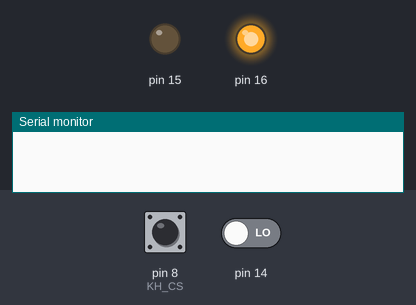
Bench run of a program on a simulated Arduino Micro, built with avr-gcc and run on an emulated ATmega32U4. Parts: output pins drawn as LEDs (lit = HIGH), the last lines printed to the serial monitor. Inputs (shaded band) come from the test bench; at power-on: pin 8 (KH_CS) HIGH, pin 14 LOW.

Above: at 1.2 s.
1.3 s: pin 8 (KH_CS) pulled LOW for 0.15 s
At 1.39 s:
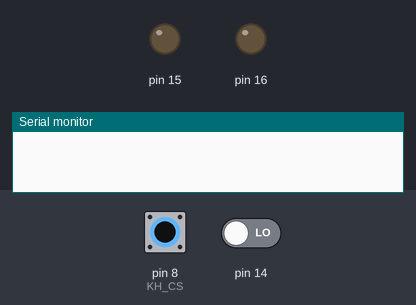
2.9 s: pin 8 (KH_CS) pulled LOW for 1 s
At 4.5 s:
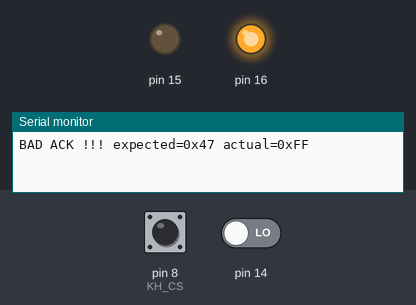
Timing chart, 0 to 6.0 s (numbered marks = the images above; inputs shaded):
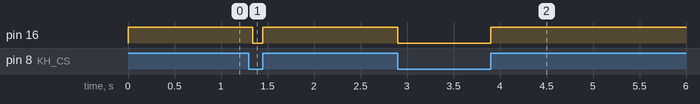

Measured:
- after the input at 1.3 s, pin 16: HIGH → LOW at once, → HIGH 0.11 s later
- after the input at 2.9 s, pin 16: HIGH → LOW at once, → HIGH 1.0 s later

The program:

main.cpp
```cpp
#include <Arduino.h>

#include "kh970client.h"

KH970Client khClient;

void setup() {
  Serial.begin(115200);
  khClient.begin();
}

uint8_t default_pattern[] = {0x55, 0x55, 0x55, 0x55, 0x55, 0x55, 0x55, 0x55, 0x55,
                           0x55, 0x55, 0x55, 0x55, 0x55, 0x55, 0x55, 0x55, 0x55,
                           0x55, 0x55, 0x55, 0x55, 0x55, 0x55, 0x55};

void loop() {
#ifdef TXLED0
  if (millis() % 1000 < 500)
    TXLED1;
  else
    TXLED0;
#endif
  khClient.set_pattern(default_pattern);

  khClient.update();
}
```

kh970client.cpp
```cpp
#include <Arduino.h>

#include "kh970client.h"

#ifndef TXLED0

#define TXLED0
#define TXLED1
#define RXLED0
#define RXLED1

#endif

#define MSG_BEGIN 0x47
#define MSG_END 0x87

#define CLOCK_PERIOD 100

struct CSI {
  uint8_t outByte, inByte;
  uint8_t bitIndex;

  enum State {
    STATE_IDLE,
    STATE_START,
    STATE_TRANSFER,
    STATE_FINISH,
    STATE_WAIT_CS_UP,
  };

  State state;
  unsigned long delayStartMicros;

  void begin() {
    state = STATE_IDLE;
    digitalWrite(KH_SCK, LOW);
  }

  bool update() {
    if (state == STATE_START) {
      if (digitalRead(KH_CS) == HIGH) {
        return true;
      }
      digitalWrite(KH_MOSI, LOW);
      digitalWrite(KH_SCK, LOW);
      delayStartMicros = micros();
      state = STATE_TRANSFER;
    } else if (state == STATE_TRANSFER) {
      if (micros() - delayStartMicros < CLOCK_PERIOD / 2) {
        return true;
      }
      delayStartMicros = micros();
      if ((bitIndex & 1) == 0) {
        if (outByte & 1)
          digitalWrite(KH_MOSI, HIGH);
        else
          digitalWrite(KH_MOSI, LOW);
        outByte >>= 1;
        digitalWrite(KH_SCK, HIGH);
      } else {
        inByte >>= 1;
        if (digitalRead(KH_MISO) == LOW) {
          inByte |= 0x80;
        }
        digitalWrite(KH_SCK, LOW);
      }
      bitIndex++;
      if (bitIndex >= 16) {
        state = STATE_FINISH;
      }
    } else if (state == STATE_FINISH) {
      delayMicroseconds(1);
      digitalWrite(KH_MOSI, LOW);
      state = STATE_WAIT_CS_UP;
    } else {
      if (digitalRead(KH_CS) == HIGH) {
        state = STATE_IDLE;
      }
    }
    return state != STATE_IDLE;
  }

  void sendOut(uint8_t mosiVal) {
    inByte = 0;
    outByte = mosiVal;
    bitIndex = 0;
    digitalWrite(KH_MOSI, HIGH);
    state = STATE_START;
  }
};

CSI csi;

void force_reboot() {
  // By signaling readiness but not responding, the CB1 forces the bed to reboot
  digitalWrite(KH_MOSI, HIGH);
  delay(3000);
}

bool check(uint8_t actual, uint8_t expected) {
  if (actual != expected) {
    Serial.print("BAD ACK !!! expected=0x");
    Serial.print(expected, 16);
    Serial.print(" actual=0x");
    Serial.println(actual, 16);
    TXLED1;
    RXLED1;
    force_reboot();
    return false;
  }
  return true;
}

KH970Client::KH970Client() {
  bytesToSend = 0;
  state = STATE_INIT;
  booted = false;
}

void KH970Client::begin() {
  csi.begin();
  pinMode(KH_CS, INPUT_PULLUP);
  pinMode(KH_MOSI, OUTPUT);
  pinMode(KH_SCK, OUTPUT);
}

void KH970Client::append(uint8_t val) { outBytes[bytesToSend++] = val; }

void KH970Client::update() {
  if (csi.update())
    return;
  if (state == STATE_INIT) {
    RXLED1;
    csi.sendOut(MSG_BEGIN);
    state = STATE_INIT_ACK;
  } else if (state == STATE_INIT_ACK) {
    bedVal = csi.inByte;
    csi.sendOut(bedVal);
    state = STATE_INIT_ACK_DONE;
  } else if (state == STATE_INIT_ACK_DONE) {
    if (!check(csi.inByte, MSG_BEGIN))
      return;

    process(bedVal);
    expectedByte = MSG_BEGIN;
    csi.sendOut(lastSent = outBytes[bytesToSend - 1]);
    state = STATE_REPLY;
  } else if (state == STATE_REPLY) {
    if (!check(csi.inByte, expectedByte))
      return;
    expectedByte = lastSent;
    bytesToSend--;
    if (bytesToSend > 0) {
      csi.sendOut(lastSent = outBytes[bytesToSend - 1]);
    } else {
      csi.sendOut(MSG_END);
      state = STATE_END_ACK;
    }
  } else if (state == STATE_END_ACK) {
    if (!check(csi.inByte, expectedByte))
      return;
    RXLED0;
    delayStartMillis = millis();
    state = DEBUG_DELAY_MS > 0 ? STATE_END_DELAY : STATE_INIT;
  } else if (state == STATE_END_DELAY) {
    if (millis() - delayStartMillis > DEBUG_DELAY_MS) {
      state = STATE_INIT;
    }
  }
}

void KH970Client::process(uint8_t bedVal) {
  switch (bedVal) {
  case 0x01:
    // The "ping" message from the bed?
    // Sent very often.
    if (booted) {
      append(0x8b);
    } else {
      // At the end of the boot sequence there's a 0x01 from the bed, but
      // the CB1 replies with 0B instead of the usual 6B.
      append(0x0b);
      booted = true;
    }
    break;

  // 80 D8 14 3C 02 are the initial bytes sent by the bed upon boot.
  // The CB1 appears to always acknowledge them with 07.
  // Could contain bed firmware version?
  case 0x80: // Boot 1
  case 0xD8: // Boot 2
  case 0x14: // Boot 3
  case 0x3C: // Boot 4
  case 0x02: // Boot 5
    append(0x07);
    break;

  // 0A 8A 4A CA are sent in sequence during the boot, and the CB1
  // seems to reply with some information. CB1 version number?
  case 0x0a: // Boot 6
    append(0x50);
    break;

  case 0x8a: // Boot 7
    append(0x30);
    break;

  case 0x4a: // Boot 8
    append(0x00);
    break;

  case 0xca: // Boot 9
    append(0x00);
    break;

  case 0x0d: // Sent (once) when carriage changes direction after crossing the
             // center; will be followed by pattern request (85)
  case 0x4d: // Sent when the row counter is hit
  case 0x8d: // Sent when the bed center is crossed

    // We get 2D 6D 7D 13 D3 when the K carriage crosses the left button.
    // We get CD 6D BD 03 C3 when the K carriage crosses the right button.

  case 0x2d: // Sent when the left button is passed going to the right
  case 0x7d: // Sent after 2D 6D/ED/1D, and after 0D 85 89 if new direction is
             // rightwards.
  case 0x13: // Sent after 2D 6D/ED/1D 7D
  case 0xd3: // Sent after 2D 6D/ED/1D 7D 13

  case 0xcd: // Sent when the right button is passed going to the left
  case 0xbd: // Sent after CD 6D/ED/1D, and after CD 85 89 if new direction is
             // leftwards.
  case 0x03: // Sent after CD 6D/ED/1D BD
  case 0x43: // Sent instead of 03 after CD 6D/ED/1D BD, sometimes, seen only
             // with L carriage so far
  case 0xc3: // Sent after CD 6D/ED/1D BD 03

  case 0x6d: // Sent after 2D/CD if the carriage is the K carriage
  case 0xed: // Sent after 2D/CD if the carriage is the L carriage
  case 0x1d: // Sent after 2D/CD if the carriage is the G carriage

  case 0x3d: // Sent just before requesting the first row's pattern data

  // 81 5D 49 DD are sent after the first two rows' data has been received
  case 0x81:
  case 0x5d:
  case 0x49:
  case 0xdd:
    // There seems to be a clear pattern of the CB1 replying 07 to all
    // query bytes ending in D (and 3?). Possibly this is a filler byte (like
    // 47 and 87, there's a pattern here too) and those *D queries are
    // only informative.
    append(0x07);
    break;

  case 0x05: // Sent after boot sequence, to request the first pattern row
  case 0x85: // Sent after 0D (turnaround) to request next pattern row
  {
    for (int i = 0; i < 25; i++) {
      append(pattern[i]);
    }
    pattern_row++;
    break;
  }

  case 0x09: // Sent after receiving first row's pattern data
  case 0x89: // Sent after receiving subsequent rows' pattern data
    append(0xf0);
    break;

  default:
    append(defaultCb1Val);
    break;
  }
}

void KH970Client::set_pattern(const uint8_t *data) {
  memcpy(pattern, data, sizeof(pattern));
}
```

kh970client.h
```cpp
#pragma once

#if defined(ARDUINO_ARCH_RP2040)
#define KH_MOSI 7
#define KH_MISO 8
#define KH_SCK 6
#define KH_CS 9
#else
#define KH_MOSI MOSI
#define KH_MISO MISO
#define KH_SCK SCK
#define KH_CS 8
#endif

struct KH970Client {
  uint8_t outBytes[32];
  uint8_t bytesToSend;
  uint8_t expectedByte, lastSent;
  uint8_t bedVal;
  bool booted;
  unsigned long delayStartMillis;

  const unsigned long DEBUG_DELAY_MS = 5;
  const uint8_t defaultCb1Val = 0x8b;

  enum State {
    STATE_INIT,
    STATE_INIT_ACK,
    STATE_INIT_ACK_DONE,
    STATE_REPLY,
    STATE_END,
    STATE_END_ACK,
    STATE_END_DELAY,
  };

  State state;

  uint8_t pattern[25];
  int pattern_row = 0;

  KH970Client();
  void begin();
  void append(uint8_t val);
  void update();
  void process(uint8_t bedVal);

  void set_pattern(const uint8_t *data);
};
```
